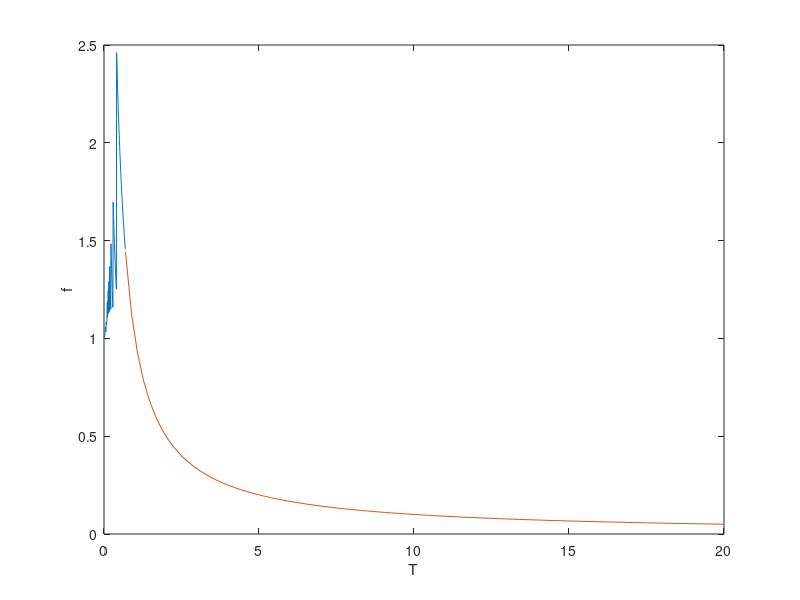

Reproduce this figure in MATLAB.
clear;close all;

t = log(2);

x_1 = linspace(0.001,t);
y_1_temp = 1./(1-exp(-x_1))-2;
y_1 = 1./(x_1.*ceil(y_1_temp));

plot(x_1,y_1);
hold on

x_2 = linspace(t,20);
y_2 = 1./x_2;

plot(x_2,y_2);

xlabel('T');
ylabel('f');

hold off